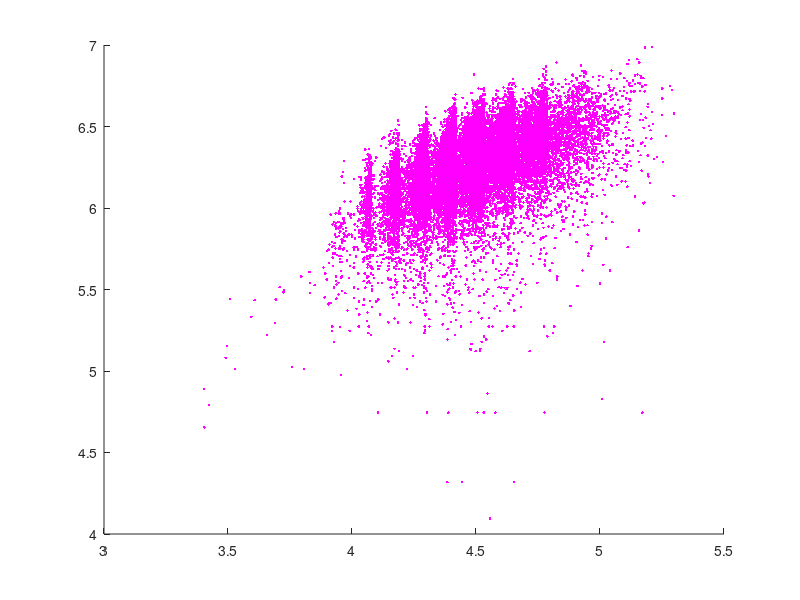

Here is the MATLAB script that generated this plot: (Note: this script raises an error after producing the figure.)
clear;

load data.csv;

I_m = data(:,1) == 1.0;
I_f = data(:,1) == 0.0;



male = data(I_m,:);
female = data(I_f,:);


bw_m = male(:,2);
bw_f = female(:,2);

sq_m = male(:,3);
sq_f = female(:,3);

bp_m = male(:,4);
bp_f = female(:,4);

dl_m = male(:,5);
dl_f = female(:,5);

total_m = sq_m + bp_m + dl_m;
total_f = sq_f + bp_f + dl_f;

y = log(total_m);
X = log(bw_m);

scatter(X,y,[],'m','.');
hold on;

% Actual wilks formula

a=-216.0475144;
b=16.2606339;
c=-0.002388645;
d=-0.00113732;
e=7.01863E-06;
f=-1.291E-08;

theta = [a b c d e f]';
t = (20:200)';
m = length(t);
X = [ones(m,1) t t.^2 t.^3 t.^4 t.^5];
w = 0.70612*X*theta;
%plot(log(t),log(w),'r',"linewidth",3);

% %%%%%%%%%%%%%%%%%%%%%%%%%%%%%%%%%%%%%%%%%%%%%%%%%%%%

m = size(male,1);

y = log(total_m);
X = log(bw_m);
nz = X;

X = [ones(size(nz)) nz];

theta = zeros(2,1);

covar = X' * X;

theta = y' * X * inv(covar);
theta = theta';

disp(rmse(X*theta,y));
disp(rmse(exp(X*theta),total_m));

t = (20:200)';
u = log(t);
X = [ones(size(u)) u];
y = X*theta;
plot(u,y,'g',"linewidth",3);

pause;
hold off;

scatter(bw_m,total_m,[],'m','.');
hold on;
plot(t,exp(y),'g',"linewidth",3);




